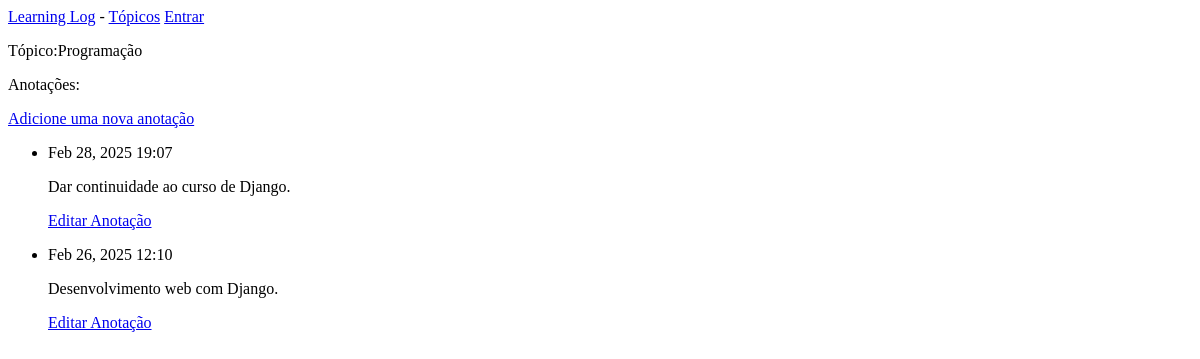
Before: /topics/2/ with the older database file.
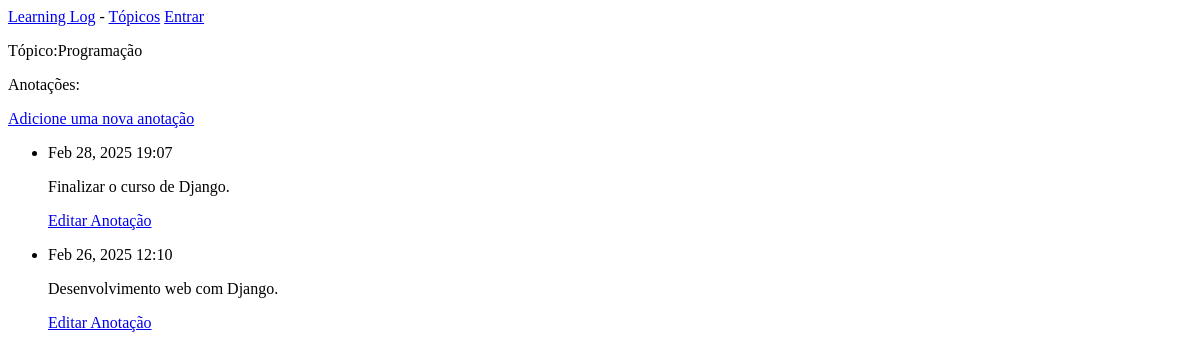
After: the same page with the newer database file.
### learning_logs/models.py (models this page shows, shortened)
class Entry(models.Model):
    topic = models.ForeignKey(Topic, on_delete=models.CASCADE)
    text = models.TextField()
    date_added = models.DateTimeField(auto_now_add=True)
    class Meta:
        verbose_name_plural = 'entries'

### learning_logs/views.py (the view)
# urls.py: path('topics/<int:topic_id>/', views.topic, name='topic'),
def topic(request, topic_id):
    topic = Topic.objects.get(id=topic_id)
    entries = topic.entry_set.order_by('-date_added')
    context = {'topic': topic, 'entries': entries}
    return render(request, 'learning_logs/topic.html', context)

### learning_logs/models.py (called while the page is built)
    def __str__(self):
        return self.text

### learning_logs/templates/learning_logs/topic.html
{% extends "learning_logs/base.html" %}
{% block content %}
    <p>Tópico:{{ topic }}</p>
    <p>Anotações:</p>
    <p>
        <a href="{% url 'new_entry' topic.id %}">Adicione uma nova anotação</a>
    </p>
    <ul>
        {% for entry in entries%}
            <li>
                <p>{{ entry.date_added | date:'M d, Y H:i'}}</p>
                <p>{{ entry.text | linebreaks }}</p>
                <p>
                    <a href="{% url 'edit_entry' entry.id %}">Editar Anotação</a>
                </p>
            </li>
            {% empty %}
                <li>Não há registro</li>
        {% endfor %}
    </ul>
{% endblock content %}

Changed rows visible on the page:
changed Entry: text "Dar continuidade ao curso de Django." → "Finalizar o curso de Django."
